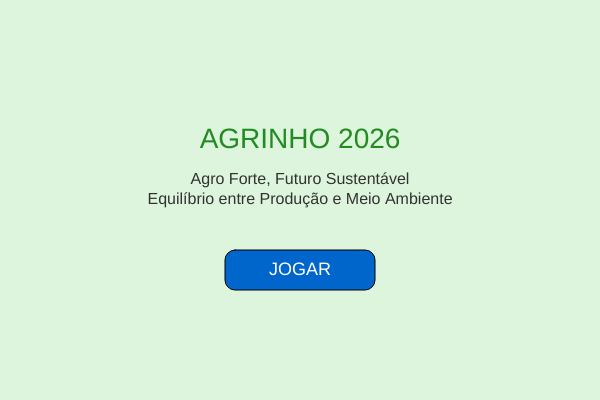
Frame 1 (no input)
Frame 60 (no input): identical to frame 1, image omitted
Frame 120 (the mouse pressed at the canvas centre since frame 60): identical to frame 1, image omitted

The p5.js sketch that drew this single still picture (run headless with seeded random() and noise() and a simulated clock; from frame 60 on, the mouse is pressed at the canvas centre):

// p5.js sketch
// ── sketch.js

let cX, cY, cW, cH;
let items = [];
let score = 0;
let gameState = "START";

function setup() {
  createCanvas(600, 400);
  cX = width / 2;
  cY = height - 60;
  cW = 80;
  cH = 20;
  
  for (let i = 0; i < 5; i++) {
    items.push(resetItem({}));
  }
}

function draw() {
  background(220, 245, 220);
  
  if (gameState === "START") {
    drawStartScreen();
  } else if (gameState === "PLAY") {
    drawPlayScreen();
  } else if (gameState === "GAME_OVER") {
    drawGameOverScreen();
  }
}

function drawStartScreen() {
  fill(34, 139, 34);
  textAlign(CENTER, CENTER);
  textSize(28);
  text("AGRINHO 2026", width / 2, height / 2 - 60);
  
  textSize(16);
  fill(50);
  text("Agro Forte, Futuro Sustentável", width / 2, height / 2 - 20);
  text("Equilíbrio entre Produção e Meio Ambiente", width / 2, height / 2);
  
  fill(0, 102, 204);
  rect(width / 2 - 75, height / 2 + 50, 150, 40, 10);
  fill(255);
  textSize(18);
  text("JOGAR", width / 2, height / 2 + 70);
}

function drawPlayScreen() {
  fill(34, 139, 34);
  rect(0, height - 30, width, 30);
  
  cX = mouseX - cW / 2;
  cX = constrain(cX, 0, width - cW);
  
  fill(139, 69, 19);
  rect(cX, cY, cW, cH, 5);
  fill(244, 164, 96);
  rect(cX + 5, cY - 5, cW - 10, 5);
  
  for (let item of items) {
    item.y += item.speed;
    
    if (item.type === "GOOD_WATER") {
      fill(0, 153, 255);
      ellipse(item.x, item.y, item.size);
    } else if (item.type === "GOOD_TREE") {
      fill(34, 139, 34);
      triangle(item.x, item.y - item.size/2, item.x - item.size/2, item.y + item.size/2, item.x + item.size/2, item.y + item.size/2);
    } else if (item.type === "GOOD_FOOD") {
      fill(255, 128, 0);
      ellipse(item.x, item.y, item.size);
    } else if (item.type === "BAD") {
      fill(100);
      ellipse(item.x, item.y, item.size);
      ellipse(item.x + 8, item.y - 4, item.size * 0.8);
      ellipse(item.x - 8, item.y + 2, item.size * 0.7);
    }
    
    if (item.y + item.size / 2 >= cY && item.y - item.size / 2 <= cY + cH) {
      if (item.x >= cX && item.x <= cX + cW) {
        if (item.type === "BAD") {
          gameState = "GAME_OVER";
        } else {
          score += 10;
          resetItem(item);
        }
      }
    }
    
    if (item.y > height) {
      resetItem(item);
    }
  }
  
  fill(0);
  textSize(20);
  textAlign(LEFT, TOP);
  text("Pontos: " + score, 20, 20);
}

function drawGameOverScreen() {
  fill(200, 50, 50);
  textAlign(CENTER, CENTER);
  textSize(32);
  text("FIM DE JOGO", width / 2, height / 2 - 40);
  
  fill(50);
  textSize(18);
  text("Sua pontuação no Agrinho: " + score, width / 2, height / 2);
  textSize(14);
  text("Busque sempre o equilíbrio com a natureza!", width / 2, height / 2 + 30);
  
  fill(0, 102, 204);
  rect(width / 2 - 90, height / 2 + 70, 180, 40, 10);
  fill(255);
  textSize(16);
  text("REINICIAR", width / 2, height / 2 + 90);
}

function resetItem(item) {
  item.x = random(20, width - 20);
  item.y = random(-200, -20);
  item.size = random(20, 30);
  item.speed = random(3, 6);
  
  let r = random();
  if (r < 0.25) {
    item.type = "GOOD_WATER";
  } else if (r < 0.50) {
    item.type = "GOOD_TREE";
  } else if (r < 0.75) {
    item.type = "GOOD_FOOD";
  } else {
    item.type = "BAD";
    item.speed += 1.5;
  }
  return item;
}

function mousePressed() {
  if (gameState === "START") {
    if (mouseX > width / 2 - 75 && mouseX < width / 2 + 75 && mouseY > height / 2 + 50 && mouseY < height / 2 + 90) {
      gameState = "PLAY";
      score = 0;
    }
  } else if (gameState === "GAME_OVER") {
    if (mouseX > width / 2 - 90 && mouseX < width / 2 + 90 && mouseY > height / 2 + 70 && mouseY < height / 2 + 110) {
      for (let item of items) {
        resetItem(item);
      }
      score = 0;
      gameState = "PLAY";
    }
  }
}
